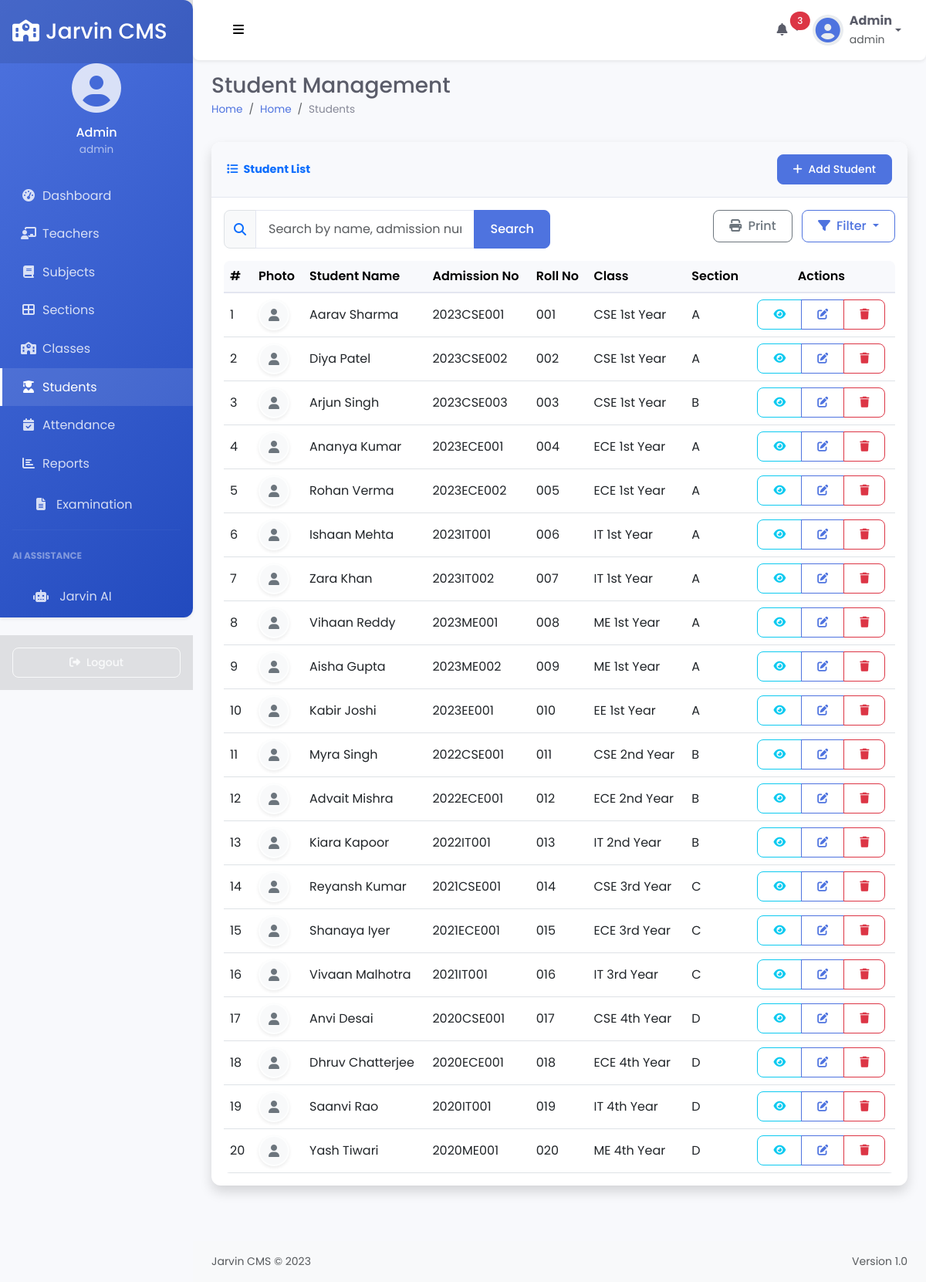
Screenshot of /student (signed in) with the database file from the repository.
### tables this page shows
CREATE TABLE sms_students (
            id INTEGER PRIMARY KEY AUTOINCREMENT,
            admission_no TEXT,
            roll_no TEXT,
            name TEXT,
            photo TEXT,
            gender TEXT,
            dob TEXT,
            mobile TEXT,
            email TEXT,
            current_address TEXT,
            father_name TEXT,
            mother_name TEXT,
            admission_date TEXT,
            academic_year TEXT,
            class INTEGER,
            section INTEGER
        );

CREATE TABLE sms_classes (
            id INTEGER PRIMARY KEY AUTOINCREMENT,
            name TEXT,
            code TEXT,
            section INTEGER,
            teacher_id INTEGER
        );

CREATE TABLE sms_section (
            section_id INTEGER PRIMARY KEY AUTOINCREMENT,
            section TEXT
        );

### app.py (the view)
@app.route("/student", methods =['GET', 'POST'])
def student():
    if 'loggedin' in session:
        search_query = request.args.get('search', '')
        db = get_db()
        cursor = db.cursor()
        if search_query:
            search_param = f'%{search_query}%'
            cursor.execute('''
                SELECT s.id, s.admission_no, s.roll_no, s.name, s.photo,
                       c.name AS class, sec.section
                FROM sms_students s
                LEFT JOIN sms_section sec ON sec.section_id = s.section
                LEFT JOIN sms_classes c ON c.id = s.class
                WHERE s.name LIKE ? OR s.admission_no LIKE ? OR s.roll_no LIKE ?
            ''', (search_param, search_param, search_param))
        else:
            cursor.execute('''
                SELECT s.id, s.admission_no, s.roll_no, s.name, s.photo,
                       c.name AS class, sec.section
                FROM sms_students s
                LEFT JOIN sms_section sec ON sec.section_id = s.section
                LEFT JOIN sms_classes c ON c.id = s.class
            ''')
        students = cursor.fetchall()
        cursor.execute('SELECT * FROM sms_classes')
        classes = cursor.fetchall()
        cursor.execute('SELECT * FROM sms_section')
        sections = cursor.fetchall()
        db.close()
        return render_template("student.html", students=students, classes=classes, sections=sections, search_query=search_query)
    return redirect(url_for('login'))

### app.py (called while the page is built)
def get_db():
    db = sqlite3.connect('python_sms.db')
    db.row_factory = sqlite3.Row
    return db

### templates/student.html (shortened to what this page needs)
{% extends 'layout.html' %}
{% block header %}Student Management{% endblock %}
{% block breadcrumb %}
<li class="breadcrumb-item"><a href="{{ url_for('dashboard') }}">Home</a></li>
<li class="breadcrumb-item active" aria-current="page">Students</li>
{% endblock %}
{% block content %}
<div class="card shadow mb-4">
    <div class="card-header py-3 d-flex flex-row align-items-center justify-content-between">
        <h6 class="m-0 font-weight-bold text-primary">
            <i class="fas fa-list me-1"></i> Student List
        </h6>
        <a href="{{ url_for('add_student') }}" class="btn btn-primary btn-sm">
            <i class="fas fa-plus me-1"></i> Add Student
        </a>
    </div>
    <div class="card-body">
        <div class="row mb-3">
            <div class="col-md-8 col-xl-6">
                <form method="get" action="{{ url_for('student') }}" class="d-flex align-items-center">
                    <div class="input-group">
                        <span class="input-group-text bg-light">
                            <i class="fas fa-search text-primary"></i>
                        </span>
                        <input type="text" name="search" value="{{ search_query }}" class="form-control"
                               placeholder="Search by name, admission number or roll number">
                        <button type="submit" class="btn btn-primary">Search</button>
                    </div>
                </form>
            </div>
            <div class="col-md-4 col-xl-6 mt-3 mt-md-0 text-md-end">
                <button class="btn btn-outline-secondary me-2" onclick="printSection('studentTable')">
                    <i class="fas fa-print me-1"></i> Print
                </button>
                <div class="btn-group">
                    <button type="button" class="btn btn-outline-primary dropdown-toggle" data-bs-toggle="dropdown" aria-expanded="false">
                        <i class="fas fa-filter me-1"></i> Filter
                    </button>
                </div>
            </div>
        </div>
        <div class="table-responsive" id="studentTable">
            <table class="table table-hover align-middle">
                <thead class="table-light">
                    <tr>
                        <th scope="col">#</th>
                        <th scope="col">Photo</th>
                        <th scope="col">Student Name</th>
                        <th scope="col">Admission No</th>
                        <th scope="col">Roll No</th>
                        <th scope="col">Class</th>
                        <th scope="col">Section</th>
                        <th scope="col" class="text-center">Actions</th>
                    </tr>
                </thead>
                <tbody>
                    {% for student in students %}
                    <tr>
                        <td>{{ loop.index }}</td>
                        <td>
                            {% if student.photo %}
                            <img src="{{ url_for('static', filename=student.photo) }}" alt="{{ student.name }}"
                                 class="rounded-circle" style="width: 40px; height: 40px; object-fit: cover;">
                            {% else %}
                            <div class="avatar-sm bg-light rounded-circle d-flex align-items-center justify-content-center">
                                <i class="fas fa-user text-secondary"></i>
                            </div>
                            {% endif %}
                        </td>
                        <td>{{ student.name }}</td>
                        <td>{{ student.admission_no }}</td>
                        <td>{{ student.roll_no }}</td>
                        <td>{{ student.class }}</td>
                        <td>{{ student.section }}</td>
                        <td class="text-center">
                            <div class="btn-group" role="group">
                                <a href="{{ url_for('view_student', student_id=student.id) }}" class="btn btn-sm btn-outline-info" data-bs-toggle="tooltip" title="View Profile">
                                    <i class="fas fa-eye"></i>
                                </a>
                                <a href="{{ url_for('edit_student') }}?student_id={{ student.id }}" class="btn btn-sm btn-outline-primary" data-bs-toggle="tooltip" title="Edit">
                                    <i class="fas fa-edit"></i>
                                </a>
                                <a href="{{ url_for('delete_student') }}?student_id={{ student.id }}" class="btn btn-sm btn-outline-danger btn-delete" data-bs-toggle="tooltip" title="Delete">
                                    <i class="fas fa-trash"></i>
                                </a>
                            </div>
                        </td>
                    </tr>
                    {% endfor %}
                </tbody>
            </table>
        </div>
    </div>
</div>
{% endblock %}

### static/css/style.css (style rules this page uses)
.btn-sm { border-radius: 4px; }
:root { --primary: #4e73df; --secondary: #6c757d; --success: #1cc88a; --info: #36b9cc; --warning: #f6c23e; --danger: #e74a3b; --light: #f8f9fc; --dark: #5a5c69; --sidebar-width: 250px; --sidebar-collapsed-width: 90px; --header-height: 70px; }
body { font-family: 'Poppins', sans-serif; background: #f8f9fc; color: #5a5c69; min-height: 100vh; overflow-x: hidden; }
.avatar-sm { width: 40px; height: 40px; display: flex; justify-content: center; align-items: center; border-radius: 50%; background-color: #e9ecef; color: var(--primary); }
.breadcrumb-item a { color: var(--primary); text-decoration: none; }
.card { border: none; border-radius: 0.375rem; box-shadow: 0 0.15rem 1.75rem 0 rgba(58, 59, 69, 0.1); margin-bottom: 1.5rem; transition: transform 0.2s; }
.card .card-header { background-color: #f8f9fc; border-bottom: 1px solid #e3e6f0; padding: 1rem 1.25rem; display: flex; align-items: center; justify-content: space-between; }
.card .card-header h6 { font-weight: 700; margin: 0; }
.table { margin-bottom: 0; }
.table th { font-weight: 600; border-top: none; background-color: #f8f9fc; }
.btn { border-radius: 0.25rem; padding: 0.375rem 0.75rem; font-weight: 400; transition: all 0.15s; }
.btn-primary { background-color: var(--primary); border-color: var(--primary); }
.btn-sm { padding: 0.25rem 0.5rem; font-size: 0.875rem; }
.form-control { border-radius: 0.25rem; border: 1px solid #d1d3e2; padding: 0.375rem 0.75rem; font-size: 1rem; transition: border-color 0.15s ease-in-out, box-shadow 0.15s ease-in-out; }
body { font-family: 'Poppins', sans-serif; background-color: #f8f9fc; }
.breadcrumb-item.active { color: #858796; }
.breadcrumb-item a { color: #4e73df; text-decoration: none; }
.avatar-sm { width: 2.5rem; height: 2.5rem; display: flex; align-items: center; justify-content: center; }
.card { margin-bottom: 1.5rem; }
.card-header h6 { font-weight: 700; font-size: 0.9rem; }

### static/css/modern-theme.css (style rules this page uses)
:root { --primary-color: #4e73df; --primary-light: #5a80ee; --primary-dark: #3a63cf; --secondary-color: #858796; --success-color: #1cc88a; --info-color: #36b9cc; --warning-color: #f6c23e; --danger-color: #e74a3b; --light-color: #f8f9fc; --dark-color: #5a5c69; --border-radius-sm: 0.5rem; --border-radius-md: 0.75rem; --border-radius-lg: 1rem; --transition-speed: 0.3s; --shadow-sm: 0 .125rem .25rem rgba(0, 0, 0, .075); --shadow-md: 0 .5rem 1rem rgba(0, 0, 0, .15); --shadow-lg: 0 1rem 3rem rgba(0, 0, 0, .175); }
body { font-family: 'Poppins', sans-serif; background-color: #f8f9fc; }
.card { border: none; border-radius: var(--border-radius-md); box-shadow: var(--shadow-sm); transition: transform var(--transition-speed), box-shadow var(--transition-speed); overflow: hidden; }
.card-header { border-radius: var(--border-radius-md) var(--border-radius-md) 0 0 !important; background-color: #fff; border-bottom: 1px solid rgba(0, 0, 0, 0.05); }
.btn { border-radius: var(--border-radius-sm); padding: 0.5rem 1.25rem; transition: all var(--transition-speed); font-weight: 500; }
.btn-primary { background-color: var(--primary-color); border-color: var(--primary-color); }
.btn-outline-primary { color: var(--primary-color); border-color: var(--primary-color); }
.form-control { border-radius: var(--border-radius-sm); border: 1px solid #e3e6f0; padding: 0.75rem 1rem; transition: border-color var(--transition-speed), box-shadow var(--transition-speed); }
.input-group-text { border-radius: var(--border-radius-sm); }
.input-group > .form-control:not(:last-child), .input-group > .custom-select:not(:last-child) { border-top-right-radius: 0; border-bottom-right-radius: 0; }
.input-group > .form-control:not(:first-child), .input-group > .custom-select:not(:first-child) { border-top-left-radius: 0; border-bottom-left-radius: 0; }
.table { border-radius: var(--border-radius-sm); overflow: hidden; }
.table th { background-color: #f8f9fc; border-bottom: 2px solid #e3e6f0; }
.rounded-circle { border: 2px solid rgba(255, 255, 255, 0.8); box-shadow: var(--shadow-sm); }

### rows the page displays
sms_students: name "Aarav Sharma", admission_no "2023CSE001", roll_no "001", class "CSE 1st Year", section "A"
sms_students: name "Diya Patel", admission_no "2023CSE002", roll_no "002", class "CSE 1st Year", section "A"
sms_students: name "Arjun Singh", admission_no "2023CSE003", roll_no "003", class "CSE 1st Year", section "B"
sms_students: name "Ananya Kumar", admission_no "2023ECE001", roll_no "004", class "ECE 1st Year", section "A"
sms_students: name "Rohan Verma", admission_no "2023ECE002", roll_no "005", class "ECE 1st Year", section "A"
sms_students: name "Ishaan Mehta", admission_no "2023IT001", roll_no "006", class "IT 1st Year", section "A"
sms_students: name "Zara Khan", admission_no "2023IT002", roll_no "007", class "IT 1st Year", section "A"
sms_students: name "Vihaan Reddy", admission_no "2023ME001", roll_no "008", class "ME 1st Year", section "A"
sms_students: name "Aisha Gupta", admission_no "2023ME002", roll_no "009", class "ME 1st Year", section "A"
sms_students: name "Kabir Joshi", admission_no "2023EE001", roll_no "010", class "EE 1st Year", section "A"
sms_students: name "Myra Singh", admission_no "2022CSE001", roll_no "011", class "CSE 2nd Year", section "B"
sms_students: name "Advait Mishra", admission_no "2022ECE001", roll_no "012", class "ECE 2nd Year", section "B"
sms_students: name "Kiara Kapoor", admission_no "2022IT001", roll_no "013", class "IT 2nd Year", section "B"
sms_students: name "Reyansh Kumar", admission_no "2021CSE001", roll_no "014", class "CSE 3rd Year", section "C"
sms_students: name "Shanaya Iyer", admission_no "2021ECE001", roll_no "015", class "ECE 3rd Year", section "C"
sms_students: name "Vivaan Malhotra", admission_no "2021IT001", roll_no "016", class "IT 3rd Year", section "C"
sms_students: name "Anvi Desai", admission_no "2020CSE001", roll_no "017", class "CSE 4th Year", section "D"
sms_students: name "Dhruv Chatterjee", admission_no "2020ECE001", roll_no "018", class "ECE 4th Year", section "D"
sms_students: name "Saanvi Rao", admission_no "2020IT001", roll_no "019", class "IT 4th Year", section "D"
sms_students: name "Yash Tiwari", admission_no "2020ME001", roll_no "020", class "ME 4th Year", section "D"

### other values shown
{{ session.name }} "Admin"
{{ session.role }} "admin"
